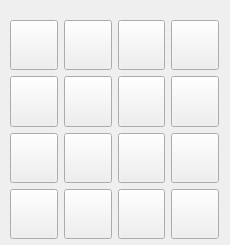
<?xml version="1.0" encoding="UTF-8"?>
<ui version="4.0">
 <class>favoritos</class>
 <widget class="QWidget" name="favoritos">
  <property name="geometry">
   <rect>
    <x>0</x>
    <y>0</y>
    <width>230</width>
    <height>245</height>
   </rect>
  </property>
  <property name="minimumSize">
   <size>
    <width>230</width>
    <height>0</height>
   </size>
  </property>
  <property name="maximumSize">
   <size>
    <width>230</width>
    <height>245</height>
   </size>
  </property>
  <property name="windowTitle">
   <string>favoritos</string>
  </property>
  <widget class="QWidget" name="layoutWidget">
   <property name="geometry">
    <rect>
     <x>-1</x>
     <y>9</y>
     <width>231</width>
     <height>241</height>
    </rect>
   </property>
   <layout class="QVBoxLayout" name="verticalLayout">
    <item>
     <layout class="QHBoxLayout" name="horizontalLayout">
      <item>
       <widget class="jbotao" name="pb1">
        <property name="minimumSize">
         <size>
          <width>41</width>
          <height>41</height>
         </size>
        </property>
        <property name="maximumSize">
         <size>
          <width>51</width>
          <height>51</height>
         </size>
        </property>
        <property name="text">
         <string/>
        </property>
       </widget>
      </item>
      <item>
       <widget class="jbotao" name="pb2">
        <property name="minimumSize">
         <size>
          <width>41</width>
          <height>41</height>
         </size>
        </property>
        <property name="maximumSize">
         <size>
          <width>51</width>
          <height>51</height>
         </size>
        </property>
        <property name="text">
         <string/>
        </property>
       </widget>
      </item>
      <item>
       <widget class="jbotao" name="pb3">
        <property name="minimumSize">
         <size>
          <width>41</width>
          <height>41</height>
         </size>
        </property>
        <property name="maximumSize">
         <size>
          <width>51</width>
          <height>51</height>
         </size>
        </property>
        <property name="text">
         <string/>
        </property>
       </widget>
      </item>
      <item>
       <widget class="jbotao" name="pb4">
        <property name="minimumSize">
         <size>
          <width>41</width>
          <height>41</height>
         </size>
        </property>
        <property name="maximumSize">
         <size>
          <width>51</width>
          <height>51</height>
         </size>
        </property>
        <property name="text">
         <string/>
        </property>
       </widget>
      </item>
     </layout>
    </item>
    <item>
     <layout class="QHBoxLayout" name="horizontalLayout_2">
      <item>
       <widget class="jbotao" name="pb5">
        <property name="minimumSize">
         <size>
          <width>41</width>
          <height>41</height>
         </size>
        </property>
        <property name="maximumSize">
         <size>
          <width>51</width>
          <height>51</height>
         </size>
        </property>
        <property name="text">
         <string/>
        </property>
       </widget>
      </item>
      <item>
       <widget class="jbotao" name="pb6">
        <property name="minimumSize">
         <size>
          <width>41</width>
          <height>41</height>
         </size>
        </property>
        <property name="maximumSize">
         <size>
          <width>51</width>
          <height>51</height>
         </size>
        </property>
        <property name="text">
         <string/>
        </property>
       </widget>
      </item>
      <item>
       <widget class="jbotao" name="pb7">
        <property name="minimumSize">
         <size>
          <width>41</width>
          <height>41</height>
         </size>
        </property>
        <property name="maximumSize">
         <size>
          <width>51</width>
          <height>51</height>
         </size>
        </property>
        <property name="text">
         <string/>
        </property>
       </widget>
      </item>
      <item>
       <widget class="jbotao" name="pb8">
        <property name="minimumSize">
         <size>
          <width>41</width>
          <height>41</height>
         </size>
        </property>
        <property name="maximumSize">
         <size>
          <width>51</width>
          <height>51</height>
         </size>
        </property>
        <property name="text">
         <string/>
        </property>
       </widget>
      </item>
     </layout>
    </item>
    <item>
     <layout class="QHBoxLayout" name="horizontalLayout_3">
      <item>
       <widget class="jbotao" name="pb9">
        <property name="minimumSize">
         <size>
          <width>41</width>
          <height>41</height>
         </size>
        </property>
        <property name="maximumSize">
         <size>
          <width>51</width>
          <height>51</height>
         </size>
        </property>
        <property name="text">
         <string/>
        </property>
       </widget>
      </item>
      <item>
       <widget class="jbotao" name="pb10">
        <property name="minimumSize">
         <size>
          <width>41</width>
          <height>41</height>
         </size>
        </property>
        <property name="maximumSize">
         <size>
          <width>51</width>
          <height>51</height>
         </size>
        </property>
        <property name="text">
         <string/>
        </property>
       </widget>
      </item>
      <item>
       <widget class="jbotao" name="pb11">
        <property name="minimumSize">
         <size>
          <width>41</width>
          <height>41</height>
         </size>
        </property>
        <property name="maximumSize">
         <size>
          <width>51</width>
          <height>51</height>
         </size>
        </property>
        <property name="text">
         <string/>
        </property>
       </widget>
      </item>
      <item>
       <widget class="jbotao" name="pb12">
        <property name="minimumSize">
         <size>
          <width>41</width>
          <height>41</height>
         </size>
        </property>
        <property name="maximumSize">
         <size>
          <width>51</width>
          <height>51</height>
         </size>
        </property>
        <property name="text">
         <string/>
        </property>
       </widget>
      </item>
     </layout>
    </item>
    <item>
     <layout class="QHBoxLayout" name="horizontalLayout_4">
      <item>
       <widget class="jbotao" name="pb13">
        <property name="minimumSize">
         <size>
          <width>41</width>
          <height>41</height>
         </size>
        </property>
        <property name="maximumSize">
         <size>
          <width>51</width>
          <height>51</height>
         </size>
        </property>
        <property name="text">
         <string/>
        </property>
       </widget>
      </item>
      <item>
       <widget class="jbotao" name="pb14">
        <property name="minimumSize">
         <size>
          <width>41</width>
          <height>41</height>
         </size>
        </property>
        <property name="maximumSize">
         <size>
          <width>51</width>
          <height>51</height>
         </size>
        </property>
        <property name="text">
         <string/>
        </property>
       </widget>
      </item>
      <item>
       <widget class="jbotao" name="pb15">
        <property name="minimumSize">
         <size>
          <width>41</width>
          <height>41</height>
         </size>
        </property>
        <property name="maximumSize">
         <size>
          <width>51</width>
          <height>51</height>
         </size>
        </property>
        <property name="text">
         <string/>
        </property>
       </widget>
      </item>
      <item>
       <widget class="jbotao" name="pb16">
        <property name="minimumSize">
         <size>
          <width>41</width>
          <height>41</height>
         </size>
        </property>
        <property name="maximumSize">
         <size>
          <width>51</width>
          <height>51</height>
         </size>
        </property>
        <property name="text">
         <string/>
        </property>
       </widget>
      </item>
     </layout>
    </item>
   </layout>
  </widget>
  <widget class="QWidget" name="widget" native="true">
   <property name="geometry">
    <rect>
     <x>0</x>
     <y>0</y>
     <width>231</width>
     <height>241</height>
    </rect>
   </property>
   <widget class="QLabel" name="label">
    <property name="geometry">
     <rect>
      <x>11</x>
      <y>10</y>
      <width>211</width>
      <height>221</height>
     </rect>
    </property>
    <property name="text">
     <string/>
    </property>
    <property name="pixmap">
     <pixmap resource="../rcCDash.qrc">:/imagens/draganddrop.png</pixmap>
    </property>
   </widget>
  </widget>
 </widget>
 <layoutdefault spacing="6" margin="11"/>
 <customwidgets>
  <customwidget>
   <class>jbotao</class>
   <extends>QPushButton</extends>
   <header location="global">jbotao.h</header>
  </customwidget>
 </customwidgets>
 <resources>
  <include location="../rcCDash.qrc"/>
 </resources>
 <connections/>
</ui>
